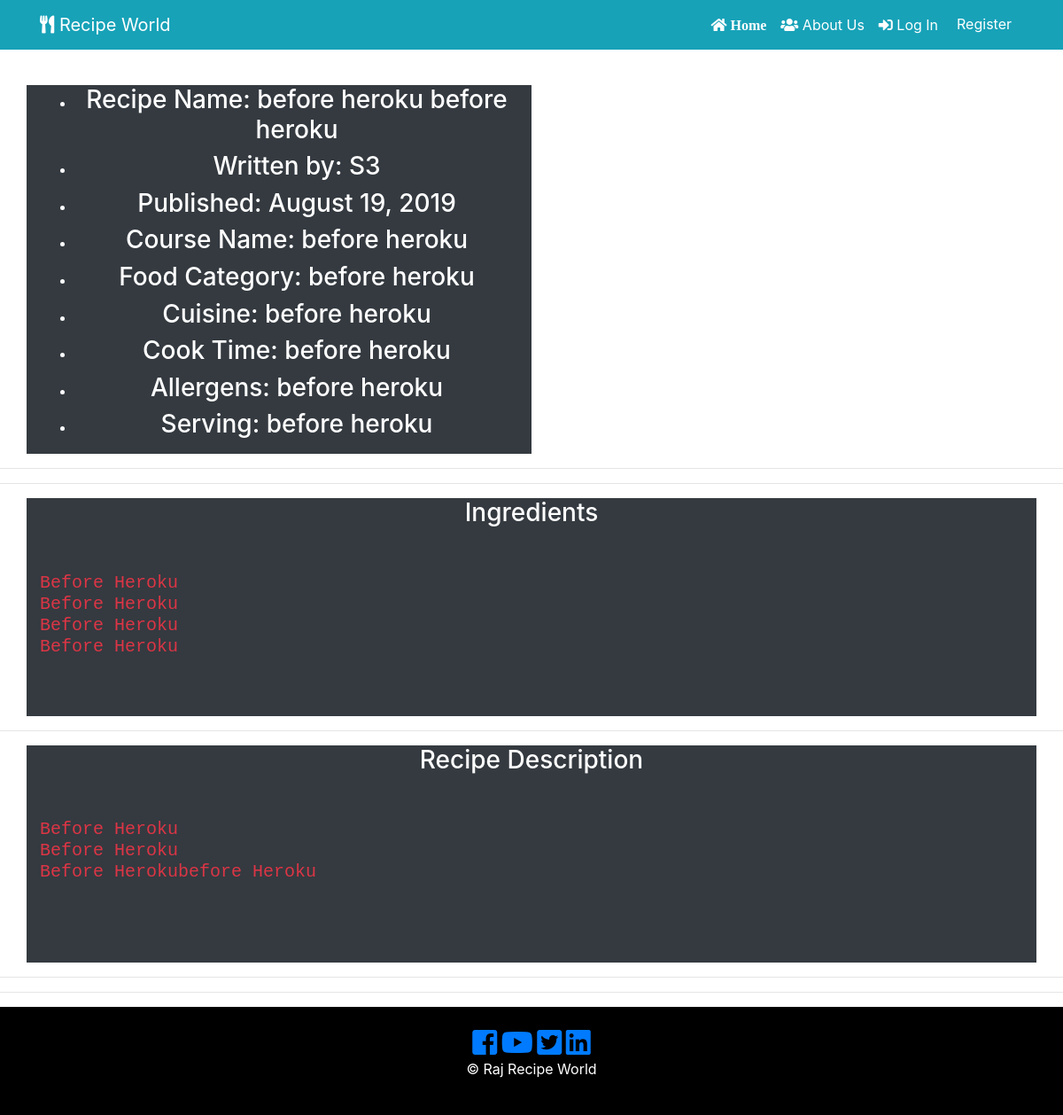
Screenshot of /9 with the database file from the repository.
### recipe_app/models.py (models this page shows, shortened)
class RecipePost(db.Model):
    __searchable__ = ['recipe_name']
    users = db.relationship(User)
    id = db.Column(db.Integer, primary_key=True)
    user_id = db.Column(db.Integer, db.ForeignKey('users.id'), nullable=False)
    date = db.Column(db.DateTime, nullable=False, default=datetime.utcnow)
    recipe_image = db.Column(db.String(128), default=None, nullable=True)
    recipe_name = db.Column(db.String(164), nullable=False)
    course = db.Column(db.String(164), nullable=False)
    food_category = db.Column(db.String(164), nullable=False)
    cuisine = db.Column(db.String(164), nullable=False)
    prep_time = db.Column(db.String(164), nullable=False)
    cook_time = db.Column(db.String(164), nullable=False)
    allergens = db.Column(db.String(164), nullable=False)
    serving = db.Column(db.String(164), nullable=False)
    ingredients = db.Column(db.Text, nullable=False)
    recipe_description = db.Column(db.Text, nullable=False)

class User(db.Model, UserMixin):
     __tablename__ = 'users'
     id = db.Column(db.Integer, primary_key = True)
     picture = db.Column(db.String(128), default='default_profile.png', nullable=False)
     email = db.Column(db.String(64), unique=True, index=True)
     username = db.Column(db.String(64), unique=True, index=True)
     password_hash = db.Column(db.String(128))
     recipe = db.relationship('RecipePost', backref='author', lazy=True)

### recipe_app/users/views.py (the view)
@users.route("/<username>")
def user_recipies(username):
    page = request.args.get('page',1,type=int)
    user = User.query.filter_by(username=username).first_or_404()
    recipies_posted = RecipePost.query.filter_by(author=user).order_by(RecipePost.date.desc()).paginate(page=page,per_page=5)
    return render_template('user_recipe_posts.html', recipies_posted=recipies_posted, user=user)

### recipe_app/recipe_posts/views.py (called while the page is built)
@recipe_posts.route('/<int:recipe_post_id>')
def recipe_post(recipe_post_id):
    recipe_post = RecipePost.query.get_or_404(recipe_post_id)
    return render_template('recipe_post.html', recipe_name=recipe_post.recipe_name,
                            date=recipe_post.date, recipe=recipe_post
    )

### recipe_app/templates/recipe_post.html (shortened to what this page needs)
{% extends "base.html" %}
{% block content %}
  <section id="" class="text-center text-white">
    <div class="container">
      <div class="row">
        <div class="col-md-6 bg-dark">
          <ul class="">
              <li class="">
                  <h3> Recipe Name: {{ recipe.recipe_name }}</h3>
              </li>
              <li class="">
                <h3>Written by: {{recipe.author.username}}</h3>
              </li>
              <li class="">
                <h3>Published: {{recipe.date.strftime('%B %d, %Y') }}</h3>
              </li>
              <li class="">
                  <h3> Course Name: {{recipe.course}} </h3>
              </li>
              <li class="">
                <h3>Food Category: {{recipe.food_category}}</h3>
              </li>
              <li class="">
                <h3>Cuisine: {{ recipe.cuisine }}</h3>
              </li>
              <li class="">
                <h3> Cook Time: {{recipe.cook_time}}</h3>
              </li>
              <li class="">
                <h3> Allergens: {{ recipe.allergens }}</h3>
              </li>
              <li class="">
                <h3>Serving: {{ recipe.serving }}</h3>
              </li>
            </ul>
        </div>
              <div class="col-md-6 py-2">
        </div>
      </div>
    </div>
</section>
<hr>
<hr>
  <div>
    <div class="container text-center text-white">
      <div class="row">
            <div class="col-md-12 bg-dark">
              <h3> Ingredients </h3>
                <div>
                  <pre class="text-danger text-left text-capitalize">
                    <h5>{{recipe.ingredients}}</h5>
                  </pre>
               </div>
            </div>
        </div>
      </div>
    </div>
<hr>
  <div>
    <div class="container text-center text-white">
      <div class="row">
            <div class="col-md-12 bg-dark">
              <h3> Recipe Description </h3>
              <div>
              <pre class="text-danger text-left text-capitalize">
                <h5>{{recipe.recipe_description}} </h5>
              </pre>
            </div>
        </div>
    </div>
  </div>
<hr>
 <hr>
{% endblock content %}

### rows the page displays
RecipePost: recipe_name "before heroku before heroku", date "August 19, 2019", course "before heroku", food_category "before heroku", cuisine "before heroku", cook_time "before heroku", allergens "before heroku", serving "before heroku", ingredients "Before Heroku Before Heroku Before Heroku Before Heroku", recipe_description "Before Heroku Before Heroku Before Herokubefore Heroku"
User: author.username "S3"
